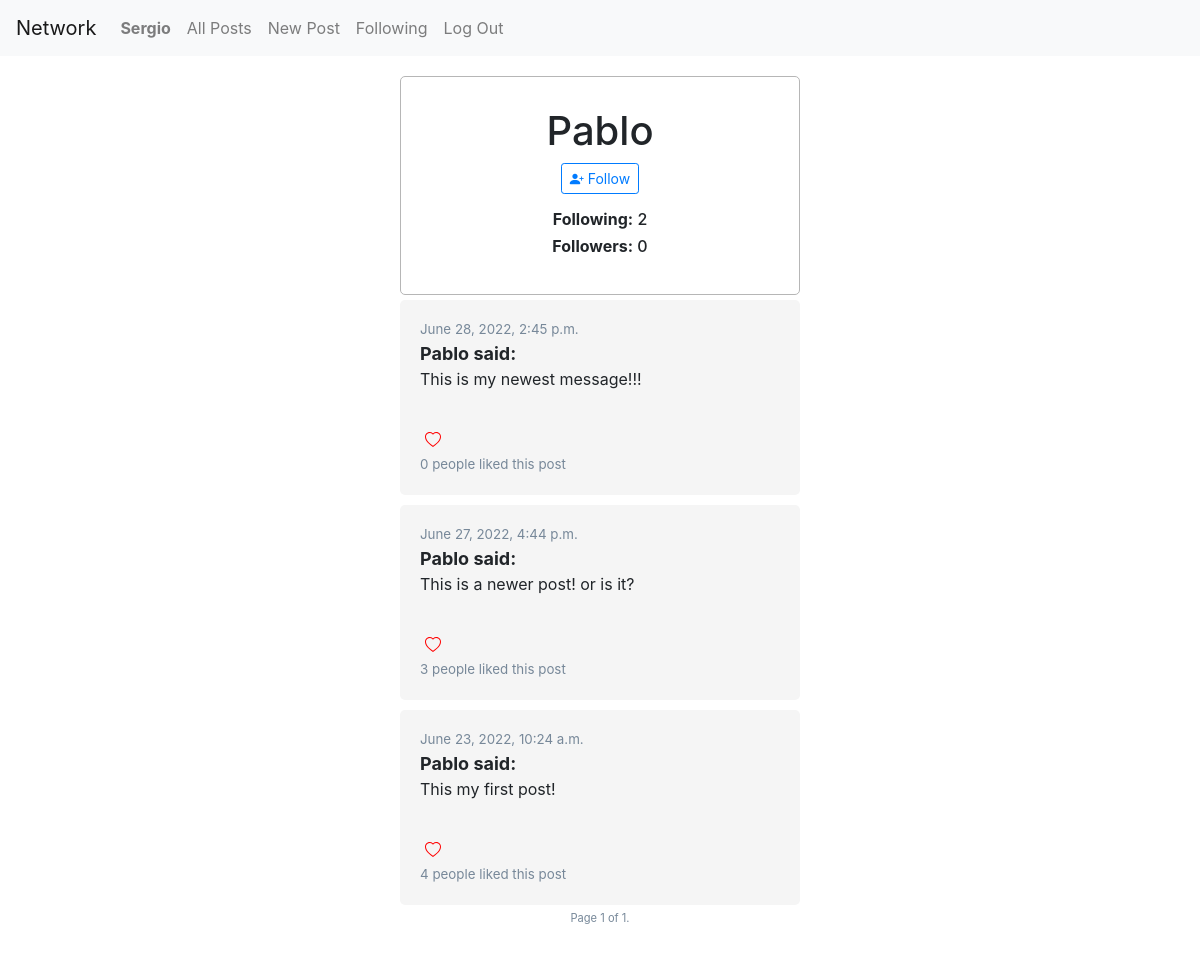
Screenshot of /profile/2 (signed in) with the database file from the repository.
### network/models.py (models this page shows, shortened)
class User(AbstractUser):
    following = models.ManyToManyField('User', related_name='following_list', default=None, blank=True)
    followers = models.ManyToManyField('User', related_name='followers_list', default=None, blank=True)
    def __str__(self):
        return self.username

class Post(models.Model):
    user = models.ForeignKey('User', on_delete=models.CASCADE)
    body = models.CharField(max_length=280)
    timestamp = models.DateTimeField(auto_now_add=True)
    likes = models.ManyToManyField(User, related_name='like', default=None, blank=True)
    likes_num = models.IntegerField(default=0)

### network/views.py (the view)
# urls.py: path("profile/<int:id>", views.profile_view, name="profile"),
@csrf_exempt
def profile_view(request, id):
    user_profile = User.objects.get(pk=id)
    all_posts = Post.objects.filter(user_id = id).order_by('-timestamp')
    paginator = Paginator(all_posts, 10)
    page_number = request.GET.get('page')
    page_obj = paginator.get_page(page_number)
    followers_count = User.objects.filter(following__id = id).count()
    following_count = user_profile.following.count()
    is_following = request.user.following.filter(id=user_profile.id).exists()
    context = {
        'user_profile': user_profile,
        'is_following': is_following,
        'following_count': following_count,
        'followers_count': followers_count,
        'page_obj': page_obj,
    }
    return render(request, "network/profile.html", context)

### network/templates/network/profile.html (shortened to what this page needs)
{% extends "network/layout.html" %}
{% block body %}
    <div class="profile-container">
            <h1>
                {{user_profile.username|title}}
            </h1>
            {% if user != user_profile  %}
                <p>
                {% if is_following  %}
                    <button type="button" id="follow-btn" class="btn btn-outline-primary btn-sm" name="{{user_profile.id}}">
                        <i class="bi bi-person-dash-fill"></i> Unfollow
                    </button>
                {% else %}
                    <button type="button" id="follow-btn" class="btn btn-outline-primary btn-sm" name="{{user_profile.id}}">
                        <i class="bi bi-person-plus-fill"></i> Follow
                    </button>
                {% endif %}
                </p>
            {% endif %}
                <h6>
                <strong>Following:</strong> {{following_count}}
            </h6>
            <h6>
                <strong>Followers:</strong> <span id="followers_count">{{followers_count}}</span>
            </h6>
    </div>
{% include 'network/posts.html' %}
{% endblock %}

### network/templates/network/layout.html (shortened to what this page needs)
{% load static %}
<!DOCTYPE html>
<html lang="en">
    <head>
        <link rel="stylesheet" href="https://cdn.jsdelivr.net/npm/bootstrap-icons@1.8.3/font/bootstrap-icons.css">
        <link rel="stylesheet" href="https://stackpath.bootstrapcdn.com/bootstrap/4.4.1/css/bootstrap.min.css">
        <link href="{% static 'network/styles.css' %}" rel="stylesheet">
    </head>
    <body>
        <nav class="navbar navbar-expand-lg navbar-light bg-light">
            <a class="navbar-brand" href="#">Network</a>
            <div>
              <ul class="navbar-nav mr-auto">
                {% if user.is_authenticated %}
                    <li class="nav-item">
                        <a class="nav-link" href="{% url 'profile' user.id %}"><strong>{{ user.username | title }}</strong></a>
                    </li>
                {% endif %}
                <li class="nav-item">
                  <a class="nav-link" href="{% url 'index' %}">All Posts</a>
                </li>
                {% if user.is_authenticated %}
                    <li class="nav-item">
                        <a class="nav-link" href="{% url 'new' %}">New Post</a>
                    </li>
                    <li class="nav-item">
                        <a class="nav-link" href="{% url 'following' %}">Following</a>
                    </li>
                    <li class="nav-item">
                        <a class="nav-link" href="{% url 'logout' %}">Log Out</a>
                    </li>
                {% endif %}
              </ul>
            </div>
          </nav>
        <div class="body">
            <div class="post-container">
            {% block body %}
            {% endblock %}
            </div>
        </div>
    </body>
</html>

### network/templates/network/posts.html (shortened to what this page needs)
    {% for post in page_obj %}
    <div class="single-post">
        <div>
            <div style="display:flex">
                <div class="post-time">
                    {{post.timestamp}}
                </div>
            </div>
        </div>
        <div class="post-title"><a href="{% url 'profile' post.user.id %}">
            {{post.user|title}} said:
        </a></div>
        <div class="post-body" id="post-body-{{post.id}}">
            {{post.body}}
        </div>
        <div>
            {% if request.user.is_authenticated %}
                {% if user in post.likes.all %}
                <button type="submit" id="like-btn-{{post.id}}" class="btn btn-link border-0 btn-outline-light like-btn" style="padding:5px;" name="{{post.id}}">
                    <svg xmlns="http://www.w3.org/2000/svg" width="16" height="16" fill="red" class="bi bi-heart-fill" viewBox="0 0 16 16">
                        <path fill-rule="evenodd" d="M8 1.314C12.438-3.248 23.534 4.735 8 15-7.534 4.736 3.562-3.248 8 1.314z"/>
                    </svg>
                </button>
                {% else %}
                <button type="submit" id="like-btn-{{post.id}}" class="btn btn-link border-0 btn-outline-light like-btn" style="padding:5px;" name="{{post.id}}">
                </button>
                {% endif %}
            {% endif %}
            <div class="post-time">
               <span id="num-likes-{{post.id}}">{{post.likes_num}}</span>
               people liked this post
            </div>
        </div>
    </div>
    {% endfor %}
    <div class="pagination">
            <div class="pagination-current">
                    Page {{ page_obj.number }} of {{ page_obj.paginator.num_pages }}.
            </div>
    </div>

### network/static/network/styles.css (style rules this page uses)
a { color: inherit; text-decoration: inherit; }
.body { width: 100%; display: flex; flex-direction: column; justify-self: center; align-items: center; }
.post-container { margin-top: 20px; width: 400px; display: flex; flex-direction: column; justify-self: center; align-items: center; margin-bottom: 50px; border: 0px solid rgba(255, 0, 0, 0.123); }
.profile-container { width: 100%; padding: 30px; display: flex; flex-direction: column; align-items: center; border-radius: 5px; border: 1px solid rgb(182, 182, 182); }
.single-post { width: 100%; background-color: rgb(245, 245, 245); border-radius: 5px; padding: 20px; margin: 5px; }
.post-title { font-size: large; font-weight: bolder; }
.post-body { font-size: medium; margin-bottom: 30px; }
.post-time { font-size: smaller; color: lightslategray; }
.pagination { display: flex; width: 400px; justify-content: center; color: lightslategray; font-size: smaller; }
.pagination-current { justify-self: center; position: absolute; color: lightslategray; font-size: smaller; }

### rows the page displays
User: username "Sergio"
User: username "Pablo"
Post: timestamp "June 28, 2022, 2:45 p.m.", user "Pablo", body "This is my newest message!!!", likes_num "0"
Post: timestamp "June 27, 2022, 4:44 p.m.", user "Pablo", body "This is a newer post! or is it?", likes_num "3"
Post: timestamp "June 23, 2022, 10:24 a.m.", user "Pablo", body "This my first post!", likes_num "4"

### other values shown
{{ following_count }} "2"
{{ followers_count }} "0"
{{ page_obj.number }} "1"
{{ page_obj.paginator.num_pages }} "1"
